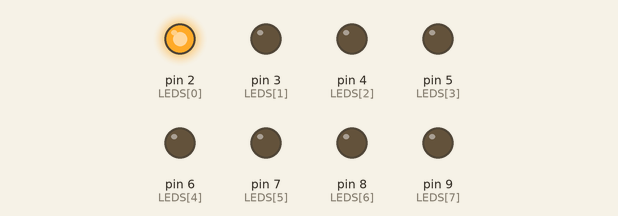
Simulated run of this sketch. Board: Arduino Uno, built with avr-gcc and run on an emulated ATmega328P. On the bench: output pins drawn as LEDs (lit = HIGH).

Above: at 0.05 s.
At 6.5 s:
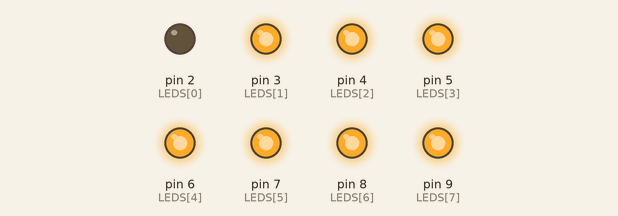
At 7.5 s:
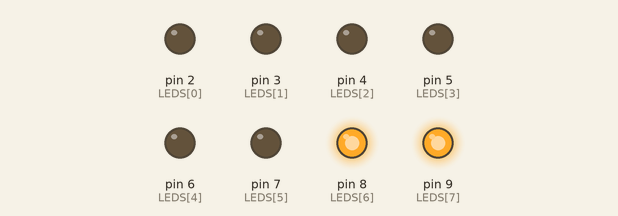
At 19.95 s:
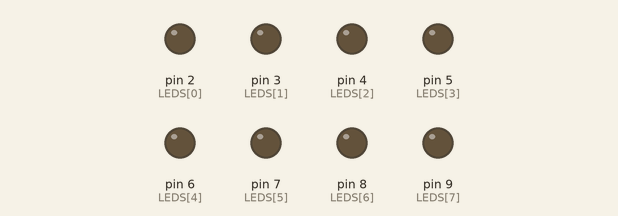
At 29.85 s:
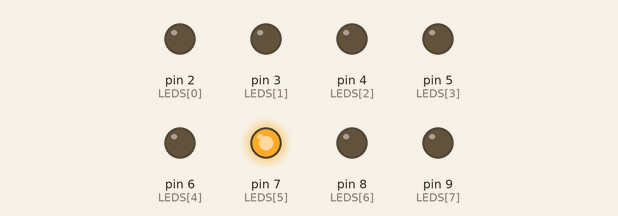
At 39.85 s:
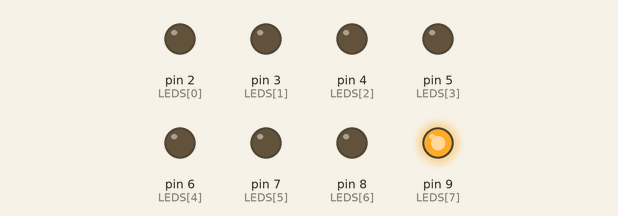
Timing chart, 0 to 40.0 s (numbered marks = the images above):
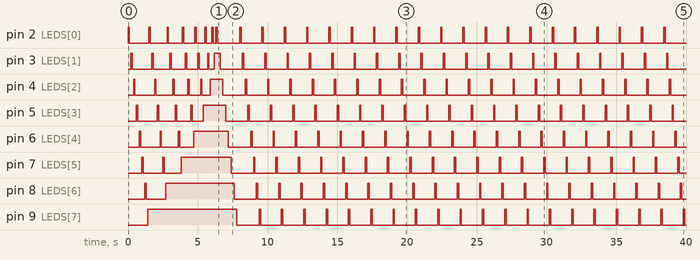

The sketch:

duo_led_blink.ino
```cpp
// Создаем массив с номерами пинов
// Нумерация элементов массива начинается с нуля (0)
const int LEDS[] = {2, 3, 4, 5, 6, 7, 8, 9};
// Создаем последний элемент, который будет включен,
// помним про массив, который начинается с нуля (0)
int lastElement = 7;

void setup() {
  // Создаем конструкцию, через которую пропустим массив в режим выхода
  // В цикле создаем переменную - el
  // далее условие, переменная проходит через весь массив
  // с каждым циклом увеличиваем на 1 (el++)
  for (int el = 0;  el < 8; el++) {
    pinMode(LEDS[el], OUTPUT);
  }
}

void loop() {
  // Выполняем попеременные мигания светодиодами
  for (int el = 0; el < 8; el++) {
    digitalWrite(LEDS[el], HIGH);
    delay(100);

    if (el == lastElement) {
      --lastElement;
      break;
    }

    digitalWrite(LEDS[el], LOW);
    delay(100);
  }

  if (lastElement < 0) {
    for (int el = 0; el < 8; el++) {
      digitalWrite(LEDS[el], LOW);
      delay(200);
    }
    lastElement = 8;

  }
}
```

Measured:
- by itself, pin 2 (LEDS[0]): LOW → HIGH at 0.00 s, → LOW 0.10 s later, → HIGH 1.4 s later, → LOW 0.10 s later, … (56 changes in this stretch)
- by itself, pin 3 (LEDS[1]): LOW → HIGH at 0.20 s, → LOW 0.10 s later, → HIGH 1.4 s later, → LOW 0.10 s later, … (54 changes in this stretch)
- by itself, pin 4 (LEDS[2]): LOW → HIGH at 0.40 s, → LOW 0.10 s later, → HIGH 1.4 s later, → LOW 0.10 s later, … (52 changes in this stretch)
- by itself, pin 5 (LEDS[3]): LOW → HIGH at 0.60 s, → LOW 0.10 s later, → HIGH 1.4 s later, → LOW 0.10 s later, … (50 changes in this stretch)
- by itself, pin 6 (LEDS[4]): LOW → HIGH at 0.80 s, → LOW 0.10 s later, → HIGH 1.4 s later, → LOW 0.10 s later, … (48 changes in this stretch)
- by itself, pin 7 (LEDS[5]): goes HIGH 0.10 s, LOW 1.4 s, HIGH 0.10 s, LOW 1.2 s, HIGH 3.6 s, 20 × (LOW 1.6 s, HIGH 0.10 s), then LOW
- by itself, pin 8 (LEDS[6]): goes HIGH 0.10 s, LOW 1.4 s, HIGH 4.9 s, 20 × (LOW 1.6 s, HIGH 0.10 s), then LOW
- by itself, pin 9 (LEDS[7]): repeats every 1.7 s: LOW 1.6 s, HIGH 0.10 s
